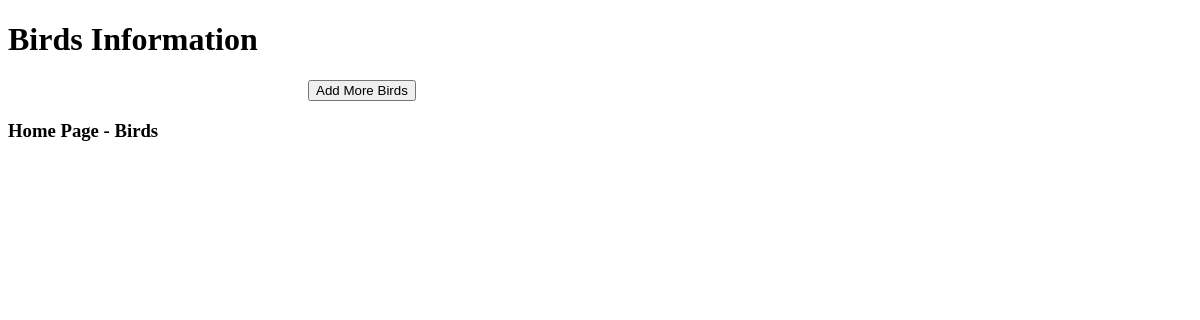
/bird/, run on an earlier commit of the app's database.
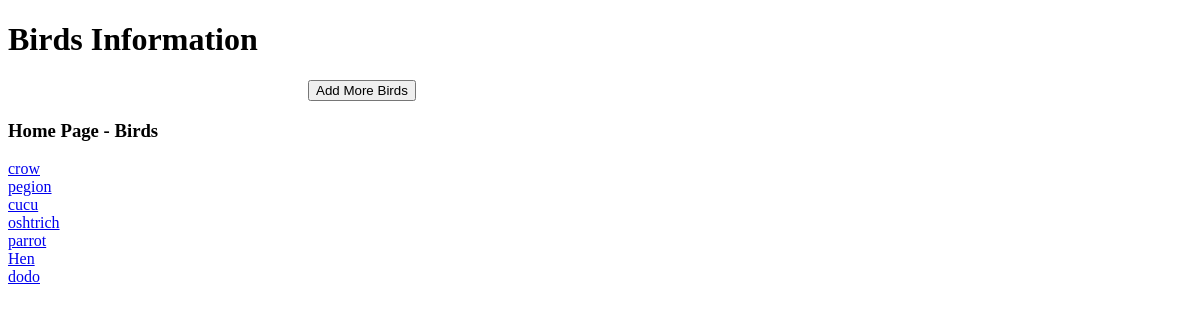
And on a later commit of the database.
### myidea/models.py (models this page shows)
class AboutBirds(models.Model):
    name=models.TextField()
    country=models.TextField()
    canfly=models.BooleanField(default=True)
    def get_absolute_url(self):
        return reverse("bird:eachbird",kwargs={"id":self.id})

### myidea/views.py (the view)
# urls.py: path('',birds_main_page),
def birds_main_page(request,*args,**kwargs):
    obj=AboutBirds.objects.all()
    context={
        "object":obj
    }
    return render(request,"birdsmainpage.html",context)

### myidea/templates/birdsmainpage.html
<!DOCTYPE html>
{% extends "birdsbase.html" %}
{% block content %}
<h3> Home Page - Birds <br>  </h3>
{% for ins in object %}
<a href="{{ins.get_absolute_url}}">{{ins.name}} <br> </a>
{% endfor %}
{% endblock %}

What changed in the data, as far as the page shows it:
added AboutBirds: name "crow"
added AboutBirds: name "pegion"
added AboutBirds: name "cucu"
added AboutBirds: name "oshtrich"
added AboutBirds: name "parrot"
added AboutBirds: name "Hen"
added AboutBirds: name "dodo"
